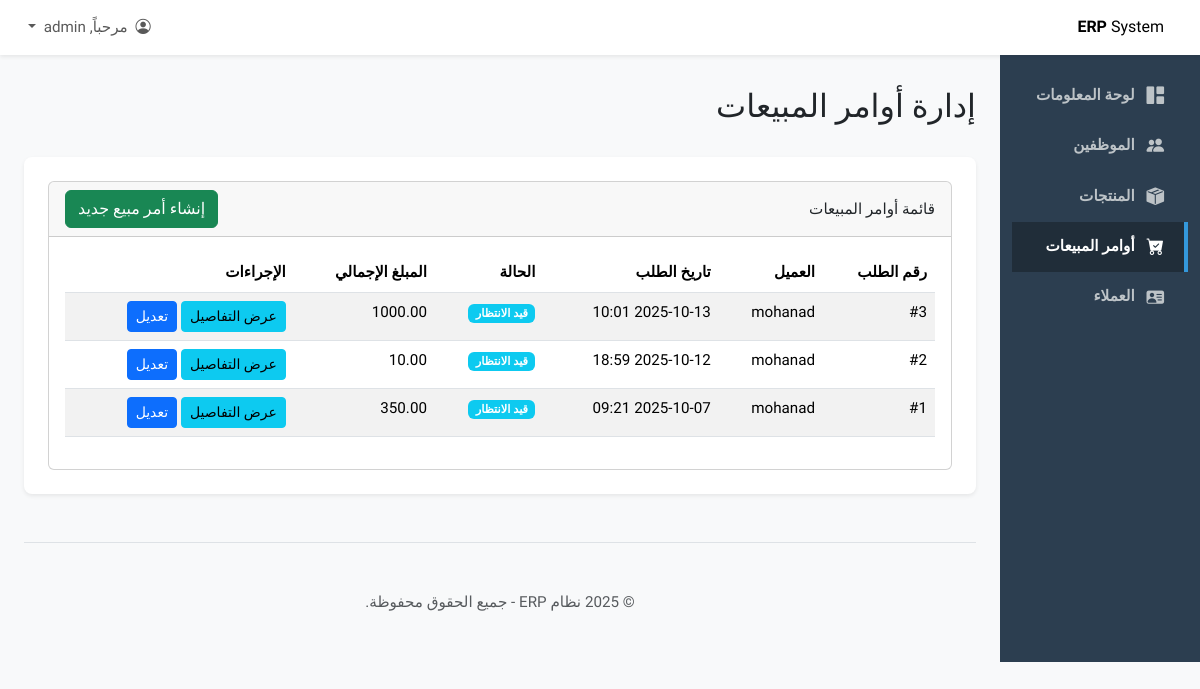
/customers/orders/ (signed in), run on an earlier commit of the app's database.
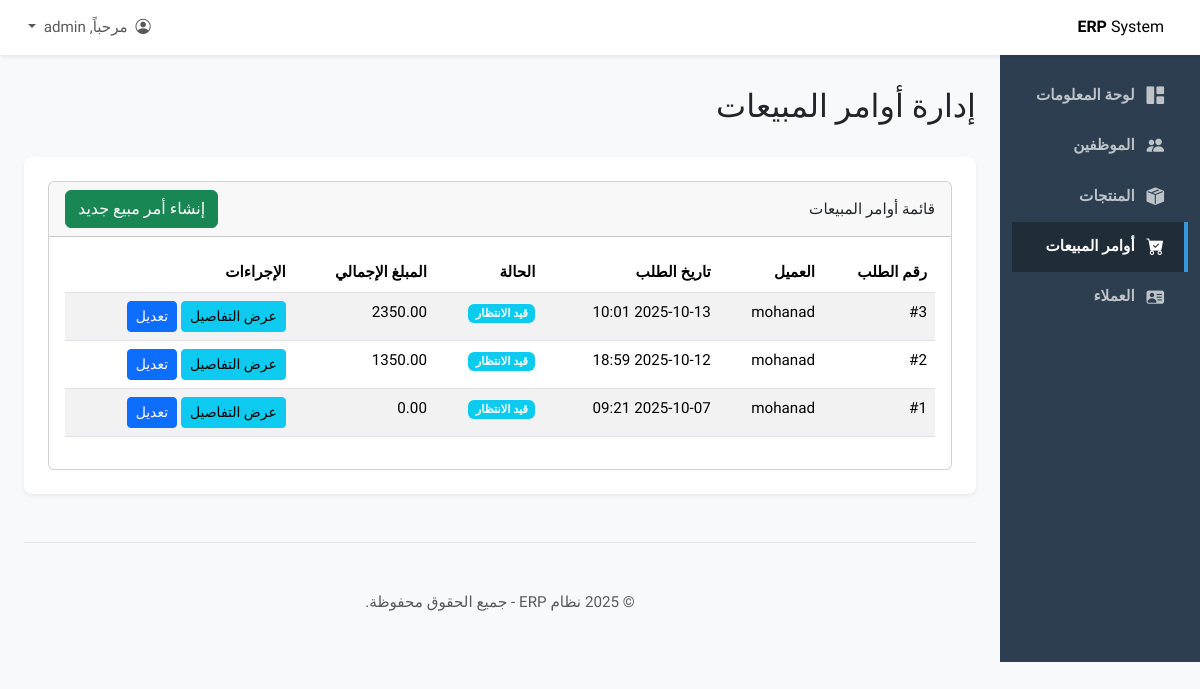
And on a later commit of the database.
### sales/models.py (models this page shows, shortened)
class SalesOrder(models.Model):
    STATUS_CHOICES = [
        ('PENDING', 'قيد الانتظار'),
        ('PROCESSING', 'قيد المعالجة'),
        ('SHIPPED', 'تم الشحن'),
        ('DELIVERED', 'تم التسليم'),
        ('CANCELLED', 'ملغى'),
    ]
    customer = models.ForeignKey(Customer, on_delete=models.CASCADE, verbose_name="العميل")
    order_date = models.DateTimeField(default=timezone.now, verbose_name="تاريخ الطلب")
    status = models.CharField(max_length=20, choices=STATUS_CHOICES, default='PENDING', verbose_name="حالة الطلب")
    total_amount = models.DecimalField(max_digits=10, decimal_places=2, default=0.00, verbose_name="المبلغ الإجمالي")
    created_by = models.ForeignKey(Employee, on_delete=models.SET_NULL, null=True, blank=True, verbose_name="تم إنشاؤه بواسطة")
    class Meta:
        verbose_name = "أمر مبيع"
        verbose_name_plural = "أوامر المبيعات"

class Customer(models.Model):
    name = models.CharField(max_length=200, verbose_name="اسم العميل")
    email = models.EmailField(blank=True, null=True, verbose_name="البريد الإلكتروني")
    phone_number = models.CharField(max_length=20, blank=True, null=True, verbose_name="رقم الهاتف")
    address = models.TextField(blank=True, null=True, verbose_name="العنوان")
    class Meta:
        verbose_name = "العميل"
        verbose_name_plural = "العملاء"

### sales/views.py (the view)
# urls.py: path('', views.sales_order_list_view, name='sales_order_list'),
@login_required
@permission_required('sales.view_salesorder', raise_exception=True)
def sales_order_list_view(request):
    orders = SalesOrder.objects.all().order_by('-order_date') # عرض الأحدث أولاً
    return render(request, 'sales/sales_order_list.html', {'orders': orders})

### sales/templates/sales/sales_order_list.html (shortened to what this page needs)
{% extends "base.html" %}
{% block page_title %}إدارة أوامر المبيعات{% endblock %}
{% block content %}
<div class="card">
    <div class="card-header d-flex justify-content-between align-items-center">
        <span>قائمة أوامر المبيعات</span>
        {% if perms.sales.add_salesorder %}
            <a href="{% url 'sales_order_add' %}" class="btn btn-success">إنشاء أمر مبيع جديد</a>
        {% endif %}
    </div>
    <div class="card-body">
        <div class="table-responsive">
            <table class="table table-striped table-hover">
                <thead>
                    <tr>
                        <th>رقم الطلب</th>
                        <th>العميل</th>
                        <th>تاريخ الطلب</th>
                        <th>الحالة</th>
                        <th>المبلغ الإجمالي</th>
                        {% if perms.sales.view_salesorder or perms.sales.change_salesorder %}
                            <th>الإجراءات</th>
                        {% endif %}
                    </tr>
                </thead>
                <tbody>
                    {% for order in orders %}
                    <tr>
                        <td>#{{ order.id }}</td>
                        <td>{{ order.customer.name }}</td>
                        <td>{{ order.order_date|date:"Y-m-d H:i" }}</td>
                        <td><span class="badge bg-info">{{ order.get_status_display }}</span></td>
                        <td>{{ order.total_amount }}</td>
                        {% if perms.sales.view_salesorder or perms.sales.change_salesorder %}
                        <td>
                            {% if perms.sales.view_salesorder %}
                                <a href="{% url 'sales_order_detail' pk=order.pk %}" class="btn btn-sm btn-info">عرض
                                    التفاصيل</a>
                            {% endif %}
                            {% if perms.sales.change_salesorder %}
                                <a href="{% url 'sales_order_edit' pk=order.pk %}" class="btn btn-sm btn-primary">تعديل</a>
                            {% endif %}
                        </td>
                        {% endif %}
                    </tr>
                    {% empty %}
                    <tr>
                        <td colspan="6" class="text-center">لا يوجد أوامر مبيعات لعرضها.</td>
                    </tr>
                    {% endfor %}
                </tbody>
            </table>
        </div>
    </div>
</div>
{% endblock %}

What changed in the data, as far as the page shows it:
changed SalesOrder id 3: total_amount "1000.00" → "2350.00"
changed SalesOrder id 2: total_amount "10.00" → "1350.00"
changed SalesOrder id 1: total_amount "350.00" → "0.00"
